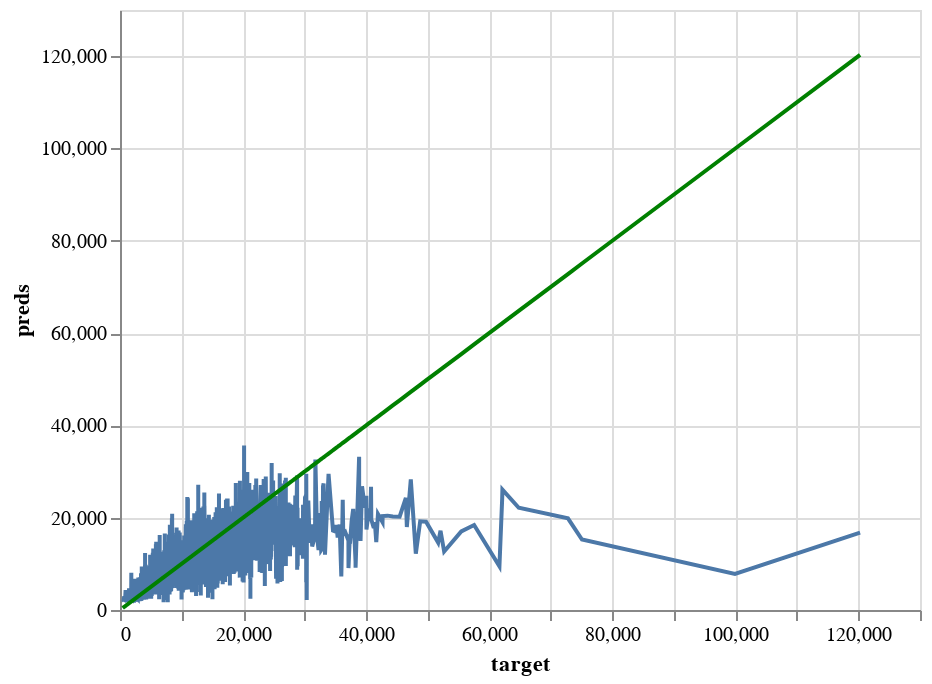

This figure's notebook cell:
### Code cell
perfect = alt.Chart(
    pd.DataFrame({'target': y_val, 'preds': y_val}),
    ).mark_line(
        color='green'
    ).encode(
        x='target',
        y='preds'
    )

pred_chart = alt.Chart(pd.DataFrame({'target': y_val, 'preds': y_val_pred})).mark_line().encode(
    x='target',
    y='preds'
  )
chart = pred_chart + perfect
chart

### Figure 1 — Vega-Lite specification as saved in the notebook (floating-point values rounded to 4 significant figures; data arrays with more than 128 entries replaced by an {"elided": "..."} marker saying what was removed)
{"config": {"view": {"continuousWidth": 400, "continuousHeight": 300}}, "layer": [{"data": {"name": "data-d1d5fc9a80c28ae44c6fa329ad01adf5"}, "mark": "line", "encoding": {"x": {"field": "target", "type": "quantitative"}, "y": {"field": "preds", "type": "quantitative"}}}, {"data": {"name": "data-95d513f8d4ddf03cdab21fa326f2fb46"}, "mark": {"type": "line", "color": "green"}, "encoding": {"x": {"field": "target", "type": "quantitative"}, "y": {"field": "preds", "type": "quantitative"}}}], "$schema": "https://vega.github.io/schema/vega-lite/v4.17.0.json", "datasets": {"data-d1d5fc9a80c28ae44c6fa329ad01adf5": {"elided": "4184 records"}, "data-95d513f8d4ddf03cdab21fa326f2fb46": {"elided": "4184 records"}}}
